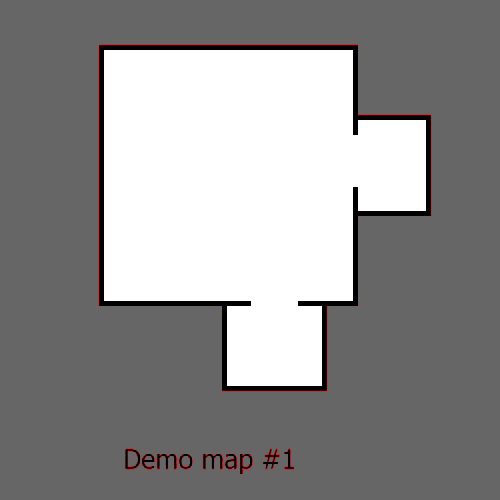
#> input picture Stage 1/demo_map_1.jpg, 500 x 500 px
$ python main.py
#> lines starting #> are read from the running program, lines starting #| are printed output that depends on the picture; after the words box and inside, x2 and y2 are one past the last pixel; in counts of white or black regions, pixels touching at a corner belong together
### Stage 1/env_1d.py
import numpy as np
import cv2 as cv
import os


def load_plan(file: str) -> np.array:
    """
    Read plan *file* in 'jpg' format and returns plan array.
    """
#> called with file = 'demo_map_1.jpg'
    assert os.path.isfile(file), f"No file '{file}' exist to read. Please check file name and path."
    return cv.imread(file)
#> returned value is the input picture: shape (500, 500, 3); mean B, G, R 145.6, 145.5, 146.4


# [5 lines left out: function save_plan, not called in this run]


def show_plan(plan: np.array, window_name="Plan") -> int:
    """
    Shows plan in window until any button is hit.
    Returns key code which was pressed when window closed.
    """
    cv.imshow(window_name, plan)
    key_pressed = cv.waitKey(0)
    cv.destroyWindow(window_name)
    return key_pressed


# [37 lines left out: function show_layers, not called in this run]


def place_drone(plan) -> (int, int):
    """
    Randomly places agent on map/plan at valid point.
    Returns coordinates.
    """
    pixel = [0, 0, 0]
    while sum(pixel) < 255 * 3:
        x = np.random.randint(0, plan.shape[0])
        y = np.random.randint(0, plan.shape[1])
        pixel = plan[x, y]
    return x, y

### Stage 1/cameras.py
import numpy as np
from env_1d import *


def is_wall(pixel: np.array):
    """
    checks if pixel on map is wall or not
    """
    ray_color = np.array([90, 90, 0])
    if sum(pixel) > 250 * 3 or np.array_equal(pixel, ray_color):
        return False

    # if sum(pixel) > 250 * 3:
    #     return False

    return True


def cast_ray(plan: np.array, center: (float, float), angle: float, condition, display=False) -> np.array:
    """
    Casts a ray on *plan* from observer *center* point in direction defined by *angle*.
    Returns first pixel that matches provided *condition*.
    """
    x, y = center
    while not condition(plan[int(x), int(y)]):
        if display:
            plan[int(x), int(y)] = [90, 90, 0]
        x += np.cos(angle)
        y += np.sin(angle)
    return plan[int(x), int(y)]


def camera_1d(plan: np.array, center: (float, float), direction: float, view_angle: float, resolution: int, condition):
    """
    Represents 1d camera which scans *plan* from *center* point in given *direction*.
    Camera has *view_angle* in radians and *resolution*.
    Wall or obscure object is defined by *condition*.
    Returns scan, which is numpy array with shape (resolution, 1).
    """
    scan = []
    for i in range(resolution):
        # display = True if any([i == 0, i == int(resolution/2), i == resolution - 1]) else False
        display = True
        ray_i_angle = direction + view_angle * (i / resolution - 0.5)
        scan.append(cast_ray(plan, center, ray_i_angle, condition, display))
    return np.array(scan)

### Stage 1/main.py
from cameras import *
from env_1d import *

plan = load_plan(r'demo_map_1.jpg')

for _ in range(20):
    scan = camera_1d(plan, place_drone(plan), np.random.rand() * 2 * np.pi, np.pi / 6, 20, is_wall)
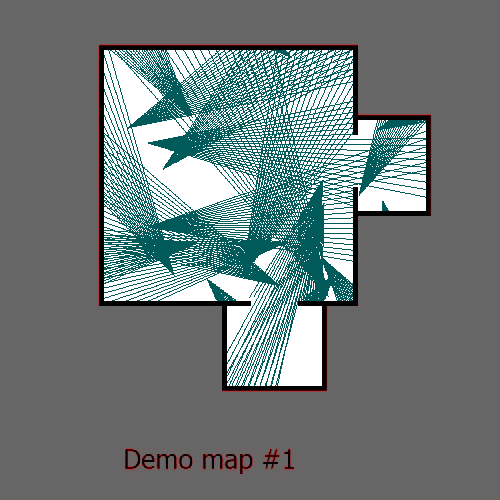
#> plan: shape (500, 500, 3); 13.74% of pixels changed, all inside (x1, y1, x2, y2) = (104, 50, 426, 386)

show_plan(plan)
#> (key Esc is pressed here)

# print(scan)
